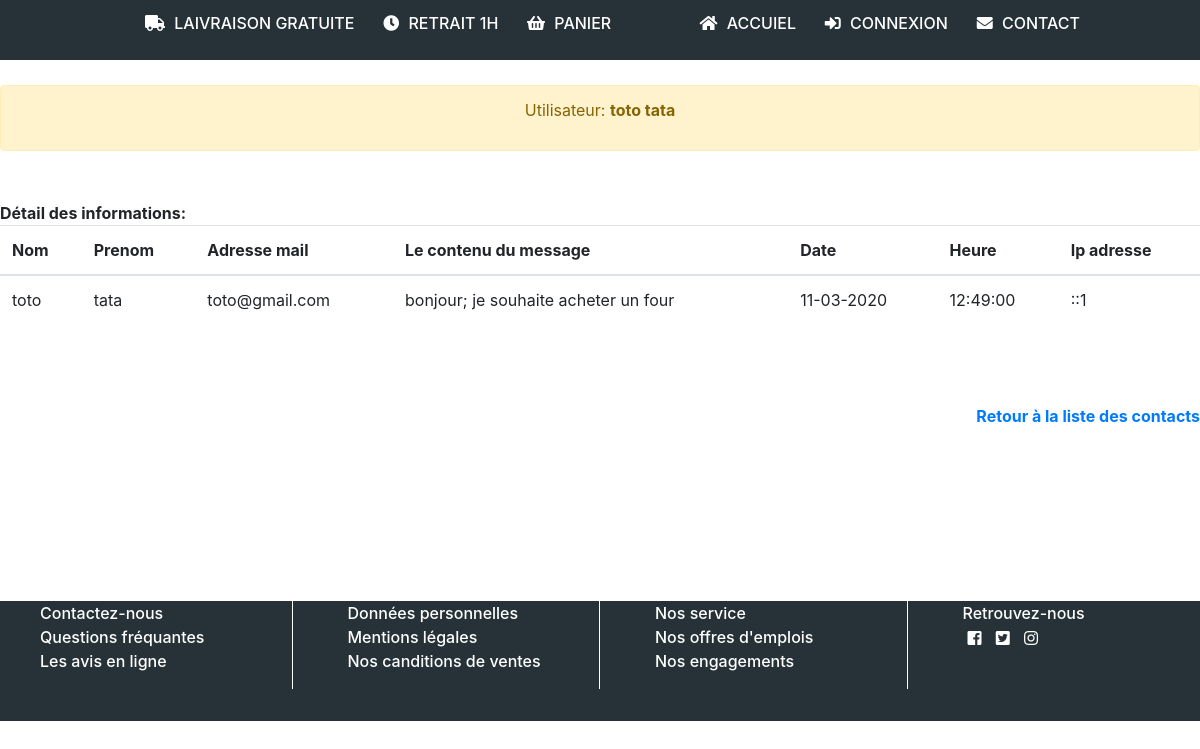
Page /detailclient.php?id=3 on the committed database.
### tables this page shows
CREATE TABLE IF NOT EXISTS `contact` (
  `id` int(11) NOT NULL AUTO_INCREMENT,
  `nom` varchar(255) NOT NULL,
  `prenom` varchar(255) NOT NULL,
  `email` varchar(255) NOT NULL,
  `message` text NOT NULL,
  `rgpd` varchar(25) NOT NULL,
  `date` varchar(255) NOT NULL,
  `heure` time NOT NULL,
  `ip` varchar(255) NOT NULL,
  PRIMARY KEY (`id`)
);

### detailclient.php (the view, shortened to what this page needs)
<?php
include 'connect_bdd.php';
include 'header.php';
$id = intval($_GET['id']);
$requete = $pdo->prepare('select * from contact where id=?');
$requete->execute(array($id));
$lignes = $requete->fetch();
?>
<div class="alert alert-warning user">
    <p>Utilisateur: <b><?php echo $lignes['nom'] .' '. $lignes['prenom'] ;?></b> </p>
</div>
<div class="tab_liste2">
    <b>Détail des informations: </b>
    <table class="table">
        <thead>
            <tr>
                <th scope="col">Nom</th>
                <th scope="col">Prenom</th>
                <th scope="col">Adresse mail</th>
                <th scope="col">Le contenu du message</th>
                <th scope="col">Date</th>
                <th scope="col">Heure</th>
                <th scope="col">Ip adresse</th>
            </tr>
        </thead>
        <tbody>
            <tr class="st" scope="row">
                <td> <?php echo $lignes['nom']; ?></td>
                <td> <?php echo $lignes['prenom']; ?></td>
                <td> <?php echo $lignes['email']; ?></td>
                <td> <?php echo $lignes['message']; ?></td>
                <td> <?php echo $lignes['date']; ?></td>
                <td> <?php echo $lignes['heure']; ?></td>
                <td> <?php echo $lignes['ip']; ?></td>
            </tr>
        </tbody>
    </table>
    <div class="lien_retour">
        <a href="pageadmin.php"><b>Retour à la liste des contacts</b></a>
    </div>
</div>
<?php
include 'footer.php';
?>

### css/app.css (style rules this page uses)
html, body { margin: 0; padding: 0; overflow-x: hidden; }
.user { text-align: center; margin-top: 25px; }
.tab_liste2 { margin-top: 50px; min-height: 400px; }
.lien_retour { margin-top: 80px; text-align: right; }

### rows in the picture
contact: nom "toto", prenom "tata", email "toto@gmail.com", message "bonjour; je souhaite acheter un four", date "11-03-2020", heure "12:49:00", ip "::1"
